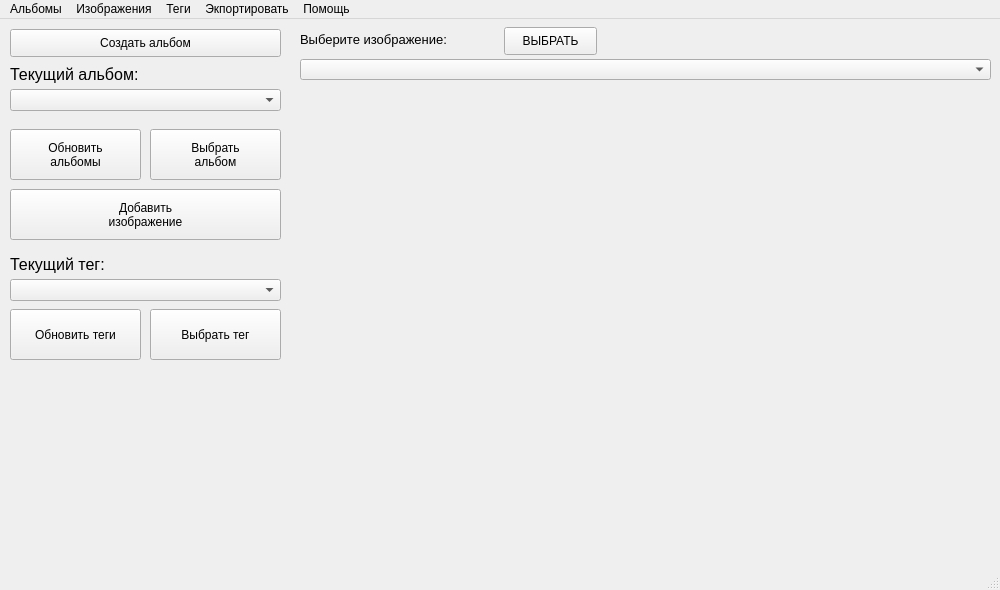
<?xml version="1.0" encoding="UTF-8"?>
<ui version="4.0">
 <class>MainWindow</class>
 <widget class="QMainWindow" name="MainWindow">
  <property name="geometry">
   <rect>
    <x>0</x>
    <y>0</y>
    <width>1000</width>
    <height>590</height>
   </rect>
  </property>
  <property name="sizePolicy">
   <sizepolicy hsizetype="MinimumExpanding" vsizetype="MinimumExpanding">
    <horstretch>0</horstretch>
    <verstretch>0</verstretch>
   </sizepolicy>
  </property>
  <property name="windowTitle">
   <string>Photo Collection</string>
  </property>
  <widget class="QWidget" name="centralwidget">
   <widget class="QPushButton" name="create_alb">
    <property name="geometry">
     <rect>
      <x>10</x>
      <y>10</y>
      <width>271</width>
      <height>28</height>
     </rect>
    </property>
    <property name="sizePolicy">
     <sizepolicy hsizetype="Expanding" vsizetype="Expanding">
      <horstretch>0</horstretch>
      <verstretch>0</verstretch>
     </sizepolicy>
    </property>
    <property name="text">
     <string>Создать альбом</string>
    </property>
   </widget>
   <widget class="QLabel" name="label">
    <property name="geometry">
     <rect>
      <x>10</x>
      <y>30</y>
      <width>271</width>
      <height>51</height>
     </rect>
    </property>
    <property name="sizePolicy">
     <sizepolicy hsizetype="Expanding" vsizetype="Expanding">
      <horstretch>0</horstretch>
      <verstretch>0</verstretch>
     </sizepolicy>
    </property>
    <property name="font">
     <font>
      <pointsize>12</pointsize>
     </font>
    </property>
    <property name="text">
     <string>Текущий альбом:</string>
    </property>
   </widget>
   <widget class="QComboBox" name="comboBox_album">
    <property name="geometry">
     <rect>
      <x>10</x>
      <y>70</y>
      <width>271</width>
      <height>22</height>
     </rect>
    </property>
    <property name="sizePolicy">
     <sizepolicy hsizetype="Expanding" vsizetype="Expanding">
      <horstretch>0</horstretch>
      <verstretch>0</verstretch>
     </sizepolicy>
    </property>
   </widget>
   <widget class="QPushButton" name="update_btn">
    <property name="geometry">
     <rect>
      <x>10</x>
      <y>110</y>
      <width>131</width>
      <height>51</height>
     </rect>
    </property>
    <property name="sizePolicy">
     <sizepolicy hsizetype="Expanding" vsizetype="Expanding">
      <horstretch>0</horstretch>
      <verstretch>0</verstretch>
     </sizepolicy>
    </property>
    <property name="text">
     <string>Обновить
альбомы</string>
    </property>
   </widget>
   <widget class="QPushButton" name="choose_album">
    <property name="geometry">
     <rect>
      <x>150</x>
      <y>110</y>
      <width>131</width>
      <height>51</height>
     </rect>
    </property>
    <property name="sizePolicy">
     <sizepolicy hsizetype="Expanding" vsizetype="Expanding">
      <horstretch>0</horstretch>
      <verstretch>0</verstretch>
     </sizepolicy>
    </property>
    <property name="text">
     <string>Выбрать
альбом</string>
    </property>
   </widget>
   <widget class="QPushButton" name="add_image">
    <property name="geometry">
     <rect>
      <x>10</x>
      <y>170</y>
      <width>271</width>
      <height>51</height>
     </rect>
    </property>
    <property name="sizePolicy">
     <sizepolicy hsizetype="Expanding" vsizetype="Expanding">
      <horstretch>0</horstretch>
      <verstretch>0</verstretch>
     </sizepolicy>
    </property>
    <property name="text">
     <string>Добавить
изображение</string>
    </property>
   </widget>
   <widget class="QLabel" name="label_2">
    <property name="geometry">
     <rect>
      <x>300</x>
      <y>10</y>
      <width>201</width>
      <height>21</height>
     </rect>
    </property>
    <property name="sizePolicy">
     <sizepolicy hsizetype="Expanding" vsizetype="Expanding">
      <horstretch>0</horstretch>
      <verstretch>0</verstretch>
     </sizepolicy>
    </property>
    <property name="font">
     <font>
      <pointsize>10</pointsize>
     </font>
    </property>
    <property name="text">
     <string>Выберите изображение:</string>
    </property>
   </widget>
   <widget class="QComboBox" name="comboBox_image">
    <property name="geometry">
     <rect>
      <x>300</x>
      <y>40</y>
      <width>691</width>
      <height>21</height>
     </rect>
    </property>
    <property name="sizePolicy">
     <sizepolicy hsizetype="Expanding" vsizetype="Expanding">
      <horstretch>0</horstretch>
      <verstretch>0</verstretch>
     </sizepolicy>
    </property>
   </widget>
   <widget class="QLabel" name="actual_img">
    <property name="geometry">
     <rect>
      <x>300</x>
      <y>80</y>
      <width>691</width>
      <height>471</height>
     </rect>
    </property>
    <property name="text">
     <string/>
    </property>
   </widget>
   <widget class="QPushButton" name="choose_image">
    <property name="geometry">
     <rect>
      <x>504</x>
      <y>8</y>
      <width>93</width>
      <height>28</height>
     </rect>
    </property>
    <property name="text">
     <string>ВЫБРАТЬ</string>
    </property>
   </widget>
   <widget class="QPushButton" name="update_tags">
    <property name="geometry">
     <rect>
      <x>10</x>
      <y>290</y>
      <width>131</width>
      <height>51</height>
     </rect>
    </property>
    <property name="text">
     <string>Обновить теги</string>
    </property>
   </widget>
   <widget class="QPushButton" name="choose_tags">
    <property name="geometry">
     <rect>
      <x>150</x>
      <y>290</y>
      <width>131</width>
      <height>51</height>
     </rect>
    </property>
    <property name="sizePolicy">
     <sizepolicy hsizetype="Expanding" vsizetype="Expanding">
      <horstretch>0</horstretch>
      <verstretch>0</verstretch>
     </sizepolicy>
    </property>
    <property name="text">
     <string>Выбрать тег</string>
    </property>
   </widget>
   <widget class="QLabel" name="label_3">
    <property name="geometry">
     <rect>
      <x>10</x>
      <y>220</y>
      <width>271</width>
      <height>51</height>
     </rect>
    </property>
    <property name="sizePolicy">
     <sizepolicy hsizetype="Expanding" vsizetype="Expanding">
      <horstretch>0</horstretch>
      <verstretch>0</verstretch>
     </sizepolicy>
    </property>
    <property name="font">
     <font>
      <pointsize>12</pointsize>
     </font>
    </property>
    <property name="text">
     <string>Текущий тег:</string>
    </property>
   </widget>
   <widget class="QComboBox" name="comboBox_tags">
    <property name="geometry">
     <rect>
      <x>10</x>
      <y>260</y>
      <width>271</width>
      <height>22</height>
     </rect>
    </property>
    <property name="sizePolicy">
     <sizepolicy hsizetype="Expanding" vsizetype="Expanding">
      <horstretch>0</horstretch>
      <verstretch>0</verstretch>
     </sizepolicy>
    </property>
   </widget>
  </widget>
  <widget class="QMenuBar" name="menubar">
   <property name="geometry">
    <rect>
     <x>0</x>
     <y>0</y>
     <width>1000</width>
     <height>26</height>
    </rect>
   </property>
   <widget class="QMenu" name="album">
    <property name="title">
     <string>Альбомы</string>
    </property>
    <addaction name="del_album"/>
    <addaction name="edit_album"/>
   </widget>
   <widget class="QMenu" name="tags">
    <property name="title">
     <string>Теги</string>
    </property>
    <addaction name="create_tag_2"/>
    <addaction name="del_tag_2"/>
    <addaction name="edit_tag_2"/>
   </widget>
   <widget class="QMenu" name="export_2">
    <property name="title">
     <string>Экпортировать</string>
    </property>
    <addaction name="export_txt"/>
   </widget>
   <widget class="QMenu" name="help">
    <property name="title">
     <string>Помощь</string>
    </property>
    <addaction name="about"/>
   </widget>
   <widget class="QMenu" name="images">
    <property name="title">
     <string>Изображения</string>
    </property>
    <addaction name="del_image"/>
    <addaction name="edit_image"/>
   </widget>
   <addaction name="album"/>
   <addaction name="images"/>
   <addaction name="tags"/>
   <addaction name="export_2"/>
   <addaction name="help"/>
  </widget>
  <widget class="QStatusBar" name="statusbar"/>
  <action name="about">
   <property name="text">
    <string>О приложении</string>
   </property>
  </action>
  <action name="del_image">
   <property name="text">
    <string>Удалить изображение</string>
   </property>
  </action>
  <action name="edit_image">
   <property name="text">
    <string>Изменить изображение</string>
   </property>
  </action>
  <action name="del_album">
   <property name="text">
    <string>Удалить альбом</string>
   </property>
  </action>
  <action name="edit_album">
   <property name="text">
    <string>Изменить альбом</string>
   </property>
  </action>
  <action name="create_tag_2">
   <property name="text">
    <string>Создать тег</string>
   </property>
  </action>
  <action name="del_tag_2">
   <property name="text">
    <string>Удалить тег</string>
   </property>
  </action>
  <action name="edit_tag_2">
   <property name="text">
    <string>Изменить тег</string>
   </property>
  </action>
  <action name="export_txt">
   <property name="text">
    <string>...альбомы в txt</string>
   </property>
  </action>
 </widget>
 <resources/>
 <connections/>
</ui>
